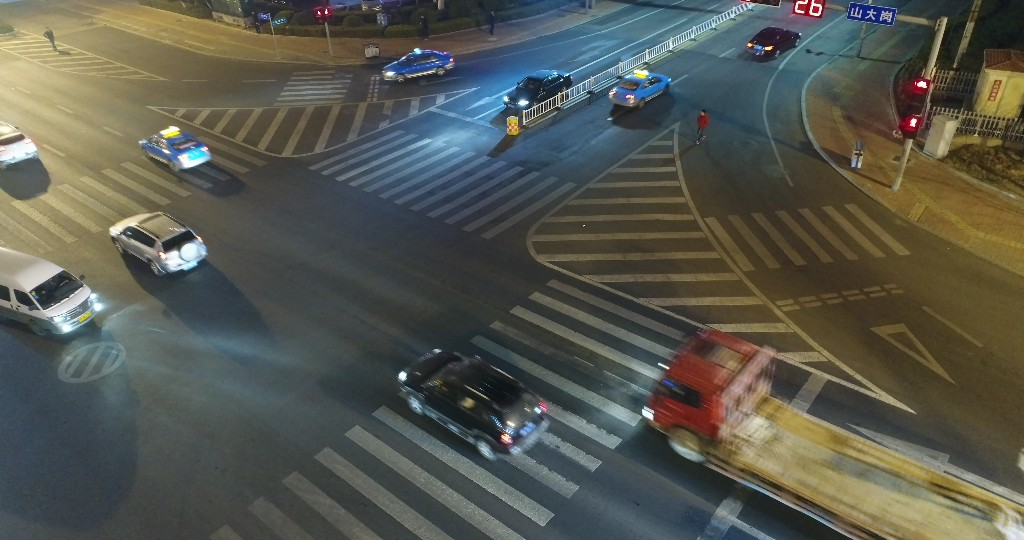
#> input picture experiments/2026-07-22-sam2-coresidency/raw/frame0400.jpg, 1024 x 540 px; its folder holds only this picture in this run
$ python make_proof.py
#> lines starting #> are read from the running program, lines starting #| are printed output that depends on the picture
#!/usr/bin/env python3
"""R-16 proof deliverables -- reproducible from raw/*.jsonl + raw/frame0400.jpg.

    ../../.venv-ft/bin/python make_proof.py

Four figures:

  boxes-on-frame.png       the three tracked boxes drawn on the real frame. Every
                           number in this campaign is conditioned on these being
                           actual vehicles; per the repo's "look at it" rule that
                           is a claim about pixels and needs an image, not a log.
  rate-decomposition.png   where the 6.15 Hz the Part IV/V replays assumed went.
  scaling-and-batching.png separate vs batched carry as candidates are added.
  coresidency.png          the carry and the VLM contending for one 8 GB board.

Labels are Spanish (thesis language), with diacritics.
"""
from __future__ import annotations

import json
from pathlib import Path

import matplotlib
matplotlib.use("Agg")
import matplotlib.patches as mpatches  # noqa: E402
import matplotlib.pyplot as plt  # noqa: E402
from PIL import Image  # noqa: E402

HERE = Path(__file__).resolve().parent
RAW, PROOF = HERE / "raw", HERE / "proof"
PROOF.mkdir(exist_ok=True)

BOXES = [([496, 69, 577, 110], "1  coche oscuro", "#e34a33"),
         ([604, 78, 672, 112], "2  coche azul", "#2c7fb8"),
         ([400, 345, 555, 445], "3  todoterreno negro", "#00c000")]


# [4 lines left out: function es, not called in this run]

def rows(name: str) -> dict:
    out = {}
    for line in (RAW / name).read_text().splitlines():
        if line.strip():
            r = json.loads(line)
            out[r["tag"]] = r
    return out


def fig_boxes() -> None:
    img = Image.open(RAW / "frame0400.jpg")
#> img is the input picture: PIL image 1024x540 RGB; mean R, G, B 86.3, 87.9, 78.9
    W, H = img.size
#> W = 1024; H = 540
    fig, ax = plt.subplots(figsize=(11, 11 * H / W))
    ax.imshow(img)
    for i, (((x1, y1, x2, y2), label, colour)) in enumerate(BOXES):
        ax.add_patch(mpatches.Rectangle((x1, y1), x2 - x1, y2 - y1,
                                        fill=False, ec=colour, lw=2.4))
        # boxes 1 and 2 are side by side and only ~30 px apart, so labelling both
        # below runs the two strings straight through each other -- box 1 goes above
        up = i == 0
        ax.text(x1, y1 - 8 if up else y2 + 13, label, color=colour, fontsize=11,
                weight="bold", va="bottom" if up else "top",
                bbox=dict(fc="black", alpha=0.55, ec="none", pad=1.5))
    ax.set_xlim(0, W); ax.set_ylim(H, 0); ax.axis("off")
    ax.set_title("R-16: los tres objetos que arrastra SAM2 en cada celda\n"
                 f"cruce nocturno, {W}x{H}, fotograma 0400 del clip de la placa",
                 fontsize=12)
    fig.tight_layout()
    fig.savefig(PROOF / "boxes-on-frame.png", dpi=130)
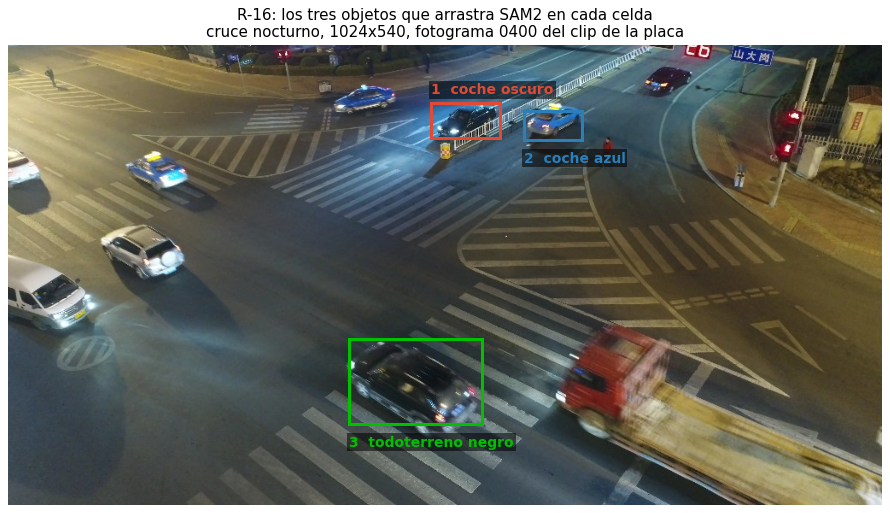
#> figure drawn by matplotlib, 1 panel
    plt.close(fig)


def fig_rate() -> None:
    m = rows("m12.jsonl")
    trt, eag, big = (m["sep-n1-768-trt"], m["sep-n1-768-eager"], m["sep-n1-1024-eager"])
    n2 = m["sep-n2-1024-eager"]

    fig, (ax, ax2) = plt.subplots(1, 2, figsize=(13, 5.2))

    bars = [("768 + TensorRT\n(lo que midió E1)", trt["per_cand_hz"], "#2c7fb8"),
            ("768, eager\n(sin TensorRT)", eag["per_cand_hz"], "#7fb8d8"),
            ("1024, eager\n(lo desplegado)", big["per_cand_hz"], "#e34a33")]
    ax.bar([b[0] for b in bars], [b[1] for b in bars], color=[b[2] for b in bars])
    for i, (_, v, _) in enumerate(bars):
        ax.text(i, v + 0.08, f"{es(v)} Hz", ha="center", fontsize=11, weight="bold")
    ax.set_ylabel("Hz por candidato (1 candidato)")
    ax.set_ylim(0, 7.2)
    ax.set_title("El 6,15 Hz heredado se midió a 768 con TensorRT;\n"
                 f"el sistema desplegado corre a 1024 sin él: {es(big['per_cand_hz'])} Hz")
    ax.annotate("", xy=(2, big["per_cand_hz"] + 0.5), xytext=(0, trt["per_cand_hz"] + 0.5),
                arrowprops=dict(arrowstyle="->", lw=2, color="#444"))
    ax.text(1, trt["per_cand_hz"] + 0.75,
            f"{es(trt['per_cand_hz'] / big['per_cand_hz'])}x optimista",
            ha="center", fontsize=12, weight="bold", color="#444")

    # the consequence: the replays' per-candidate sampling stride at 30 fps
    assumed_hz = 6.15 / 2.0          # select_p53.py:84
    meas_hz = n2["per_cand_hz"]
    st_a, st_m = round(30.0 / assumed_hz), round(30.0 / meas_hz)
    ax2.bar(["supuesto\n(CAND_HZ = 6,15/2)", "medido\n(2 estados, 1024)"],
            [st_a, st_m], color=["#7fb8d8", "#e34a33"])
    for i, v in enumerate([st_a, st_m]):
        ax2.text(i, v + 0.4, f"cada {v}º fotograma", ha="center", fontsize=11,
                 weight="bold")
    ax2.set_ylabel("intervalo de muestreo por candidato (fotogramas @ 30 fps)")
    ax2.set_ylim(0, st_m + 5)
    ax2.set_title("Consecuencia en las repeticiones de las Partes IV-V:\n"
                  f"muestrearon {es(st_m / st_a, 1)}x más a menudo de lo que permite la placa")
    fig.tight_layout()
    fig.savefig(PROOF / "rate-decomposition.png", dpi=130)
    plt.close(fig)


# [131 lines left out: functions fig_scaling, fig_coresidency, not called in this run]


if __name__ == "__main__":
    fig_boxes()
#> (the run stopped early here; a loop or call above may not have finished)
